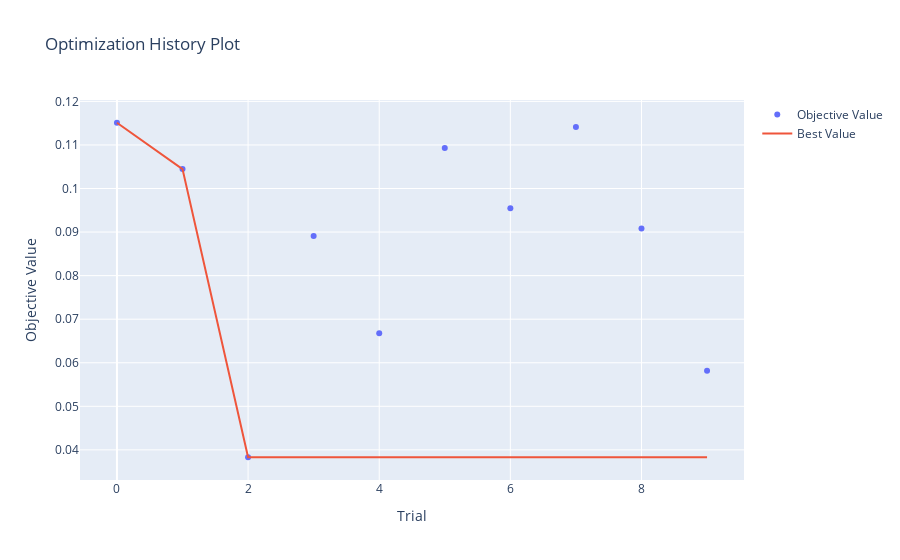
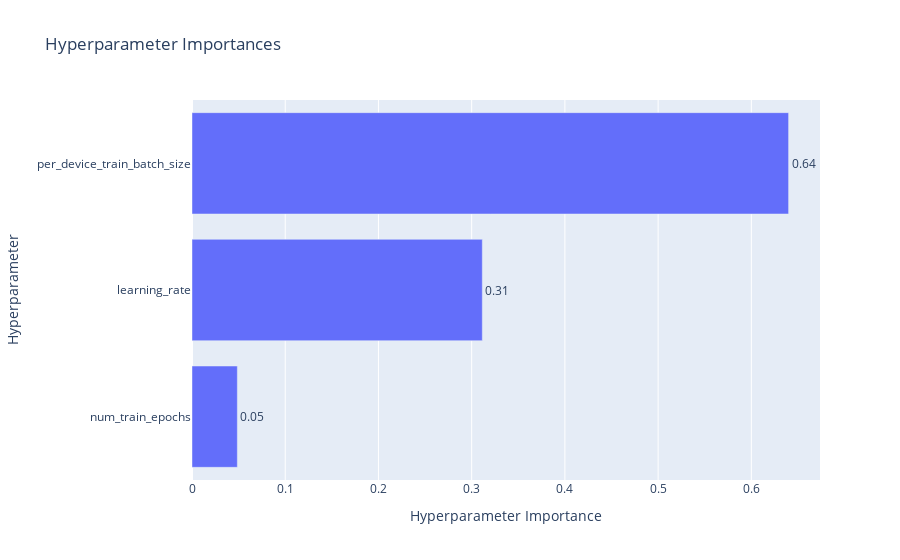

Source (notebook cell) for these figures, in order:
### Code cell
# study.save_as_json("models/parameter_tune/optuna_study_distillBert.json")
print(f"Best trial: {best_trial.value}")
print("Best hyperparameters: ", best_trial.params)

# Visualize optimization history and parameter importance
optuna.visualization.plot_optimization_history(study).show()
optuna.visualization.plot_param_importances(study).show()

### Figure 1 — Plotly figure (JSON) as saved in the notebook; plotly's stock layout.template omitted (floating-point values rounded to 4 significant figures)
{"data": [{"mode": "markers", "name": "Objective Value", "type": "scatter", "x": [0, 1, 2, 3, 4, 5, 6, 7, 8, 9], "y": [0.1151, 0.1045, 0.03831, 0.08911, 0.06679, 0.1093, 0.09548, 0.1141, 0.09081, 0.05818]}, {"mode": "lines", "name": "Best Value", "type": "scatter", "x": [0, 1, 2, 3, 4, 5, 6, 7, 8, 9], "y": [0.1151, 0.1045, 0.03831, 0.03831, 0.03831, 0.03831, 0.03831, 0.03831, 0.03831, 0.03831]}, {"marker": {"color": "#cccccc"}, "mode": "markers", "name": "Infeasible Trial", "showlegend": false, "type": "scatter", "x": [], "y": []}], "layout": {"title": {"text": "Optimization History Plot"}, "xaxis": {"title": {"text": "Trial"}}, "yaxis": {"title": {"text": "Objective Value"}}}}

### Figure 2 — Plotly figure (JSON) as saved in the notebook; plotly's stock layout.template omitted (floating-point values rounded to 4 significant figures)
{"data": [{"cliponaxis": false, "hovertemplate": ["num_train_epochs (IntDistribution): 0.04863933832759698<extra></extra>", "learning_rate (FloatDistribution): 0.3114029226790384<extra></extra>", "per_device_train_batch_size (CategoricalDistribution): 0.6399577389933647<extra></extra>"], "name": "Objective Value", "orientation": "h", "text": ["0.05", "0.31", "0.64"], "textposition": "outside", "type": "bar", "x": [0.04864, 0.3114, 0.64], "y": ["num_train_epochs", "learning_rate", "per_device_train_batch_size"]}], "layout": {"title": {"text": "Hyperparameter Importances"}, "xaxis": {"title": {"text": "Hyperparameter Importance"}}, "yaxis": {"title": {"text": "Hyperparameter"}}}}
